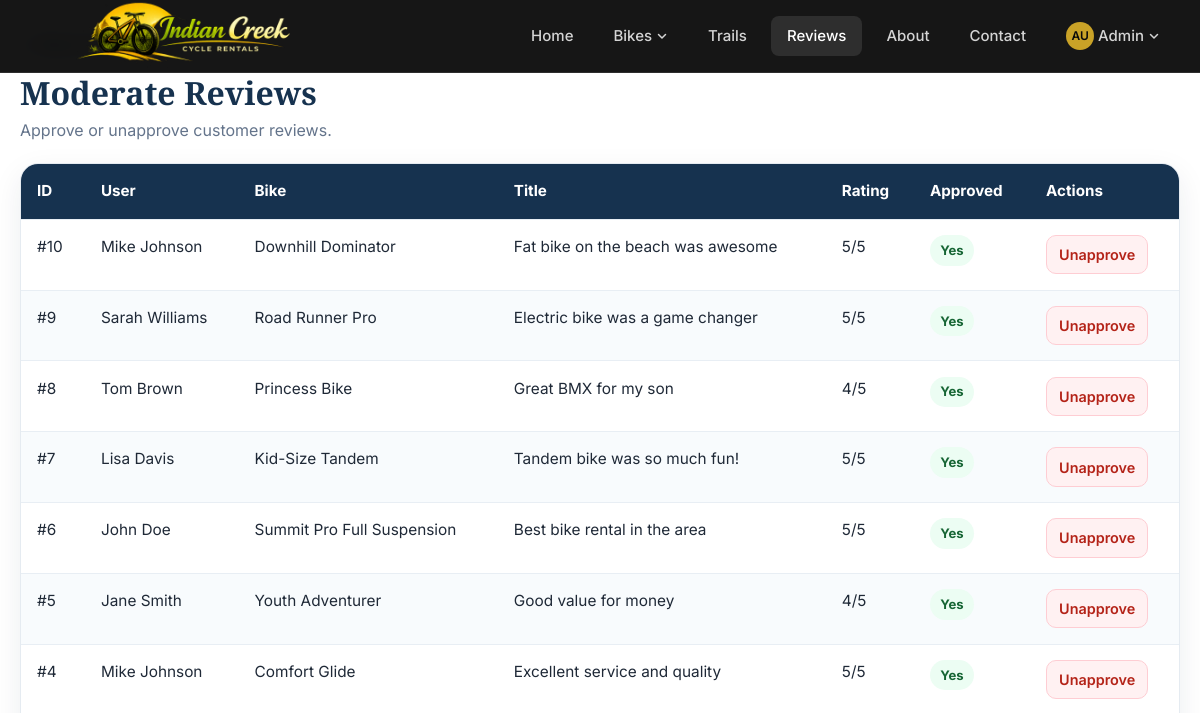
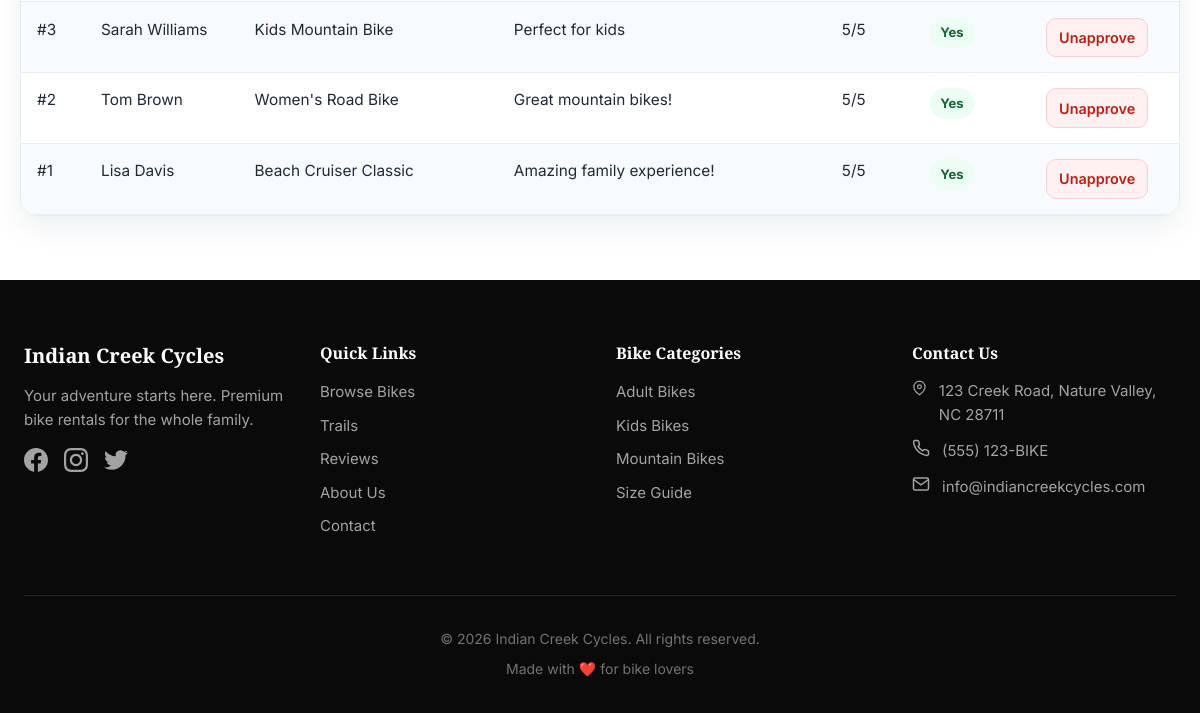
The page /admin-dashboard/reviews/ (signed in) on the database as committed earlier (2 pictures, top to bottom).
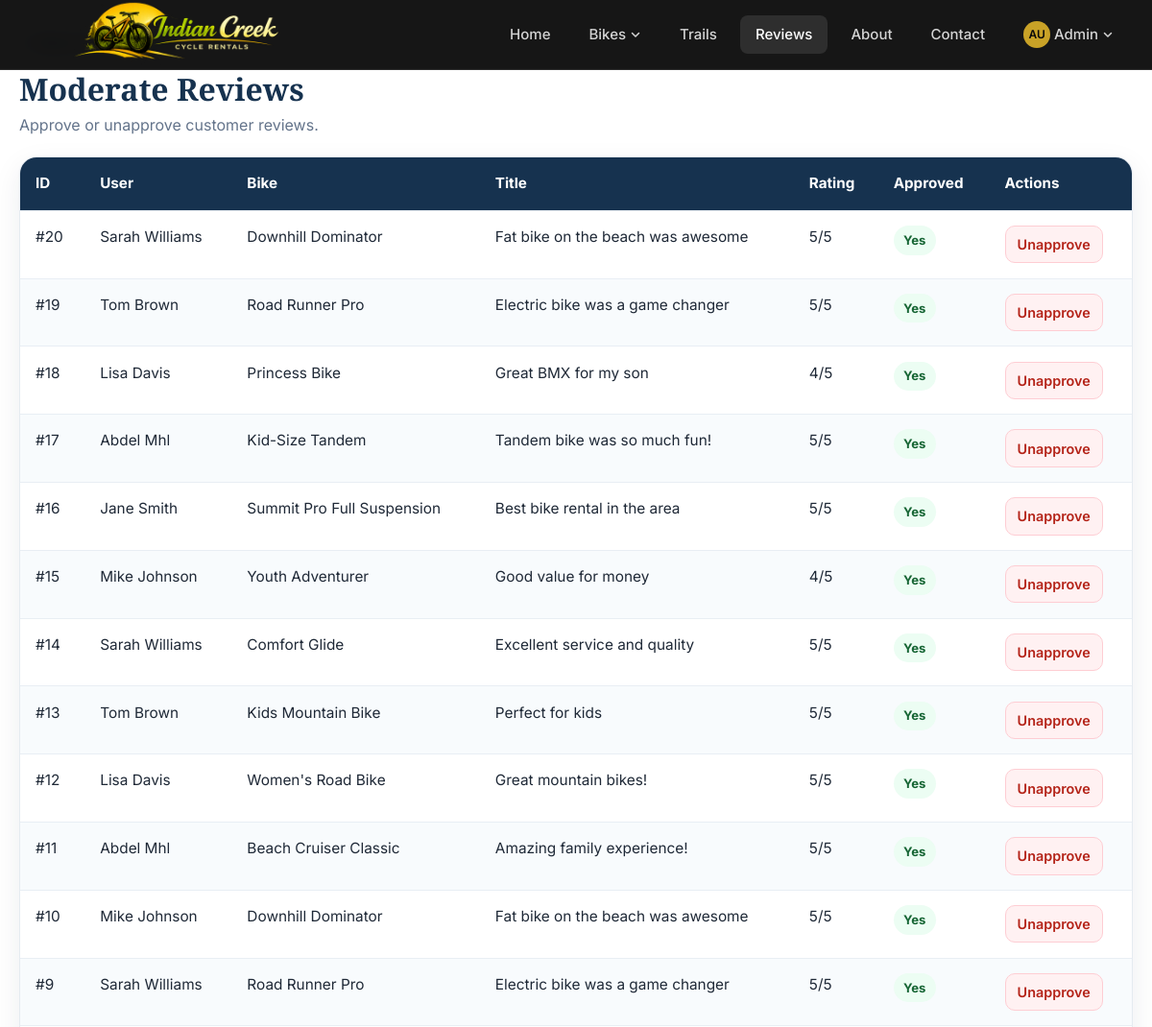
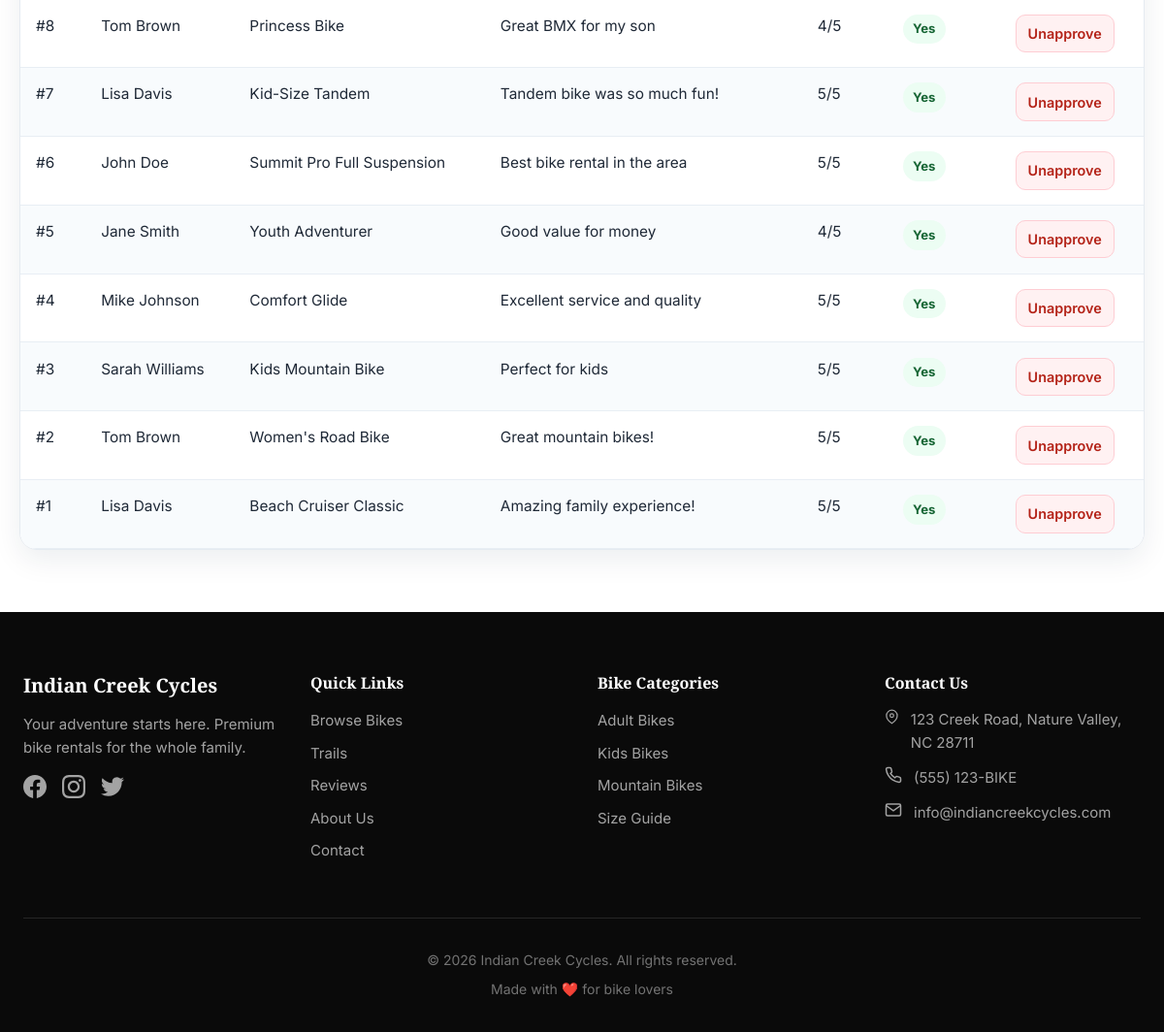
The same page on the database as committed later (2 pictures, top to bottom).
### accounts/models.py (models this page shows, shortened)
class User(AbstractUser):
    phone = models.CharField(max_length=20, blank=True)
    address = models.TextField(blank=True)
    city = models.CharField(max_length=100, blank=True)
    state = models.CharField(max_length=100, blank=True)
    zip_code = models.CharField(max_length=10, blank=True)
    date_of_birth = models.DateField(null=True, blank=True)
    emergency_contact_name = models.CharField(max_length=100, blank=True)
    emergency_contact_phone = models.CharField(max_length=20, blank=True)
    is_newsletter_subscribed = models.BooleanField(default=False)
    created_at = models.DateTimeField(auto_now_add=True)
    updated_at = models.DateTimeField(auto_now=True)
    class Meta:
        ordering = ['-date_joined']
    def get_full_name(self):
        return f"{self.first_name} {self.last_name}".strip() or self.username
    def get_initials(self):
        if self.first_name and self.last_name:
            return f"{self.first_name[0]}{self.last_name[0]}".upper()
        return self.username[:2].upper()

### reviews/models.py (models this page shows, shortened)
class Review(models.Model):
    user = models.ForeignKey(
        settings.AUTH_USER_MODEL,
        on_delete=models.CASCADE,
        related_name='reviews'
    )
    bike = models.ForeignKey(
        Bike,
        on_delete=models.CASCADE,
        related_name='reviews',
        null=True,
        blank=True
    )
    rating = models.PositiveIntegerField(
        validators=[MinValueValidator(1), MaxValueValidator(5)]
    )
    title = models.CharField(max_length=200)
    content = models.TextField()
    is_approved = models.BooleanField(default=False)
    is_featured = models.BooleanField(default=False)
    admin_response = models.TextField(blank=True)
    admin_response_date = models.DateTimeField(null=True, blank=True)
    helpful_count = models.PositiveIntegerField(default=0)
    created_at = models.DateTimeField(auto_now_add=True)
    updated_at = models.DateTimeField(auto_now=True)
    class Meta:
        ordering = ['-created_at']

### bikes/models.py (models this page shows, shortened)
class Bike(models.Model):
    BIKE_TYPES = [
        ('adult', 'Adult Bike'),
        ('kids', 'Kids Bike'),
        ('mountain', 'Mountain Bike'),
    ]
    name = models.CharField(max_length=200)
    slug = models.SlugField(unique=True)
    category = models.ForeignKey(
        BikeCategory,
        on_delete=models.CASCADE,
        related_name='bikes'
    )
    bike_type = models.CharField(max_length=20, choices=BIKE_TYPES)
    size = models.ForeignKey(
        BikeSize,
        on_delete=models.SET_NULL,
        null=True,
        blank=True,
        related_name='bikes'
    )
    description = models.TextField()
    features = models.TextField(help_text="List key features, one per line")
    price_per_day = models.DecimalField(max_digits=8, decimal_places=2)
    price_per_hour = models.DecimalField(max_digits=8, decimal_places=2, null=True, blank=True)
    image = models.ImageField(upload_to='bikes/', blank=True, null=True)
    is_available = models.BooleanField(default=True)
    is_maintenance = models.BooleanField(default=False, help_text="Bike is under maintenance")
    maintenance_note = models.TextField(blank=True, help_text="Reason for maintenance")
    quantity_total = models.PositiveIntegerField(default=1, help_text="Total bikes of this model")
    created_at = models.DateTimeField(auto_now_add=True)
    updated_at = models.DateTimeField(auto_now=True)
    class Meta:
        ordering = ['category', 'name']

### core/views.py (the view)
# urls.py: path("admin-dashboard/reviews/", views.admin_reviews, name="admin_reviews"),
@staff_member_required
def admin_reviews(request):
    reviews = Review.objects.select_related("user", "bike").order_by("-created_at")
    return render(request, "admin_dashboard/admin_reviews.html", {"reviews": reviews})

### templates/admin_dashboard/admin_reviews.html (shortened to what this page needs)
{% extends "admin_dashboard/base.html" %}
{% block content %}
<div class="admin-wrap">
    <a class="admin-back-link" href="{% url 'admin_dashboard' %}">← Back to Dashboard</a>
    <div class="admin-page-header">
        <div>
            <h1>Moderate Reviews</h1>
            <p>Approve or unapprove customer reviews.</p>
        </div>
    </div>
    <div class="admin-card">
        <div class="admin-table-wrap">
            <table class="admin-table">
                <thead>
                    <tr>
                        <th>ID</th>
                        <th>User</th>
                        <th>Bike</th>
                        <th>Title</th>
                        <th>Rating</th>
                        <th>Approved</th>
                        <th>Actions</th>
                    </tr>
                </thead>
                <tbody>
                    {% for review in reviews %}
                    <tr>
                        <td>#{{ review.id }}</td>
                        <td>{{ review.user.get_full_name|default:review.user.username }}</td>
                        <td>{% if review.bike %}{{ review.bike.name }}{% else %}—{% endif %}</td>
                        <td>{{ review.title }}</td>
                        <td>{{ review.rating }}/5</td>
                        <td>
                            <span class="boolean-pill {% if review.is_approved %}boolean-yes{% else %}boolean-no{% endif %}">
                                {% if review.is_approved %}Yes{% else %}No{% endif %}
                            </span>
                        </td>
                        <td>
                            <div class="admin-actions">
                                {% if not review.is_approved %}
                                    <a class="admin-btn admin-btn-success" href="{% url 'approve_review' review.id %}">Approve</a>
                                {% else %}
                                    <a class="admin-btn admin-btn-danger" href="{% url 'unapprove_review' review.id %}">Unapprove</a>
                                {% endif %}
                            </div>
                        </td>
                    </tr>
                    {% endfor %}
                </tbody>
            </table>
        </div>
    </div>
</div>
{% endblock %}

### templates/admin_dashboard/base.html (shortened to what this page needs)
{% extends "base.html" %}

### templates/base.html (shortened to what this page needs)
{% load static %}
<!DOCTYPE html>
<html lang="en">
<head>
    <link rel="stylesheet" href="{% static 'css/main.css' %}">
</head>
<body>
    <nav class="navbar" id="navbar">
        <div class="container">
            <a href="{% url 'home' %}" class="navbar-brand">
                <img src="{% static 'images/logo/logo-icc.png' %}" alt="Indian Creek Cycles" class="navbar-logo">
            </a>
            <ul class="navbar-nav" id="navbar-nav">
                <li class="nav-item">
                    <a href="{% url 'home' %}" class="nav-link {% if request.path == '/' %}active{% endif %}">Home</a>
                </li>
                <li class="nav-item has-dropdown">
                    <a href="{% url 'bike_list' %}" class="nav-link {% if '/bikes/' in request.path %}active{% endif %}">
                        Bikes
                        <svg class="dropdown-arrow" width="12" height="12" viewBox="0 0 12 12" fill="none">
                            <path d="M2.5 4.5L6 8L9.5 4.5" stroke="currentColor" stroke-width="1.5" stroke-linecap="round" stroke-linejoin="round"/>
                        </svg>
                    </a>
                </li>
                <li class="nav-item">
                    <a href="{% url 'trails' %}" class="nav-link {% if '/trails/' in request.path %}active{% endif %}">Trails</a>
                </li>
                <li class="nav-item">
                    <a href="{% url 'reviews' %}" class="nav-link {% if '/reviews/' in request.path %}active{% endif %}">Reviews</a>
                </li>
                <li class="nav-item">
                    <a href="{% url 'about' %}" class="nav-link {% if '/about/' in request.path %}active{% endif %}">About</a>
                </li>
                <li class="nav-item">
                    <a href="{% url 'contact' %}" class="nav-link {% if '/contact/' in request.path %}active{% endif %}">Contact</a>
                </li>
                {% if user.is_authenticated %}
                <li class="nav-item has-dropdown">
                    <a href="{% url 'profile' %}" class="nav-link {% if '/accounts/' in request.path %}active{% endif %}">
                        <span class="user-avatar">{{ user.get_initials }}</span>
                        {{ user.first_name|default:user.username }}
                        <svg class="dropdown-arrow" width="12" height="12" viewBox="0 0 12 12" fill="none">
                            <path d="M2.5 4.5L6 8L9.5 4.5" stroke="currentColor" stroke-width="1.5" stroke-linecap="round" stroke-linejoin="round"/>
                        </svg>
                    </a>
                </li>
                {% endif %}
            </ul>
        </div>
    </nav>
    <main>
        {% block content %}{% endblock %}
    </main>
    <footer class="footer">
        <div class="container">
            <div class="footer-grid">
                <div class="footer-section">
                    <h4 class="footer-title">Indian Creek Cycles</h4>
                    <p class="footer-text">Your adventure starts here. Premium bike rentals for the whole family.</p>
                    <div class="footer-social">
                        <a href="#" class="social-link" aria-label="Facebook">
                        </a>
                        <a href="#" class="social-link" aria-label="Instagram">
                        </a>
                        <a href="#" class="social-link" aria-label="Twitter">
                        </a>
                    </div>
                </div>
                <div class="footer-section">
                    <h5 class="footer-subtitle">Quick Links</h5>
                    <ul class="footer-links">
                        <li><a href="{% url 'bike_list' %}">Browse Bikes</a></li>
                        <li><a href="{% url 'trails' %}">Trails</a></li>
                        <li><a href="{% url 'reviews' %}">Reviews</a></li>
                        <li><a href="{% url 'about' %}">About Us</a></li>
                        <li><a href="{% url 'contact' %}">Contact</a></li>
                    </ul>
                </div>
                <div class="footer-section">
                    <h5 class="footer-subtitle">Bike Categories</h5>
                    <ul class="footer-links">
                        <li><a href="{% url 'adult_bikes' %}">Adult Bikes</a></li>
                        <li><a href="{% url 'kids_bikes' %}">Kids Bikes</a></li>
                        <li><a href="{% url 'mountain_bikes' %}">Mountain Bikes</a></li>
                        <li><a href="{% url 'bike_sizes' %}">Size Guide</a></li>
                    </ul>
                </div>
                <div class="footer-section">
                    <h5 class="footer-subtitle">Contact Us</h5>
                    <ul class="footer-contact">
                        <li>
                            <svg width="18" height="18" viewBox="0 0 24 24" fill="none" stroke="currentColor" stroke-width="2">
                                <path d="M21 10c0 7-9 13-9 13s-9-6-9-13a9 9 0 0118 0z"/>
                                <circle cx="12" cy="10" r="3"/>
                            </svg>
                            123 Creek Road, Nature Valley, NC 28711
                        </li>
                        <li>
                            (555) 123-BIKE
                        </li>
                        <li>
                            <svg width="18" height="18" viewBox="0 0 24 24" fill="none" stroke="currentColor" stroke-width="2">
                                <path d="M4 4h16c1.1 0 2 .9 2 2v12c0 1.1-.9 2-2 2H4c-1.1 0-2-.9-2-2V6c0-1.1.9-2 2-2z"/>
                                <polyline points="22,6 12,13 2,6"/>
                            </svg>
                            info@indiancreekcycles.com
                        </li>
                    </ul>
                </div>
            </div>
            <div class="footer-bottom">
                <p>&copy; {% now "Y" %} Indian Creek Cycles. All rights reserved.</p>
                <p class="footer-credit">Made with ❤️ for bike lovers</p>
            </div>
        </div>
    </footer>
</body>
</html>

### static/css/main.css (style rules this page uses)
:root { --color-primary: #1a472a; --color-primary-dark: #0d2916; --color-primary-light: #2d6a3e; --color-accent: #c9a227; --color-accent-dark: #a88420; --color-black: #0a0a0a; --color-white: #ffffff; --color-gray-100: #f5f5f5; --color-gray-200: #e5e5e5; --color-gray-300: #d4d4d4; --color-gray-400: #a3a3a3; --color-gray-500: #737373; --color-gray-600: #525252; --color-gray-700: #404040; --color-gray-800: #262626; --color-gray-900: #171717; --color-success: #22c55e; --color-warning: #f59e0b; --color-danger: #ef4444; --color-info: #3b82f6; --font-heading: 'Playfair Display', Georgia, serif; --font-body: 'Inter', -apple-system, BlinkMacSystemFont, sans-serif; --shadow-sm: 0 1px 2px 0 rgba(0, 0, 0, 0.05); --shadow-md: 0 4px 6px -1px rgba(0, 0, 0, 0.1), 0 2px 4px -1px rgba(0, 0, 0, 0.06); --shadow-lg: 0 10px 15px -3px rgba(0, 0, 0, 0.1), 0 4px 6px -2px rgba(0, 0, 0, 0.05); --shadow-xl: 0 20px 25px -5px rgba(0, 0, 0, 0.1), 0 10px 10px -5px rgba(0, 0, 0, 0.04); --radius-sm: 4px; --radius-md: 8px; --radius-lg: 12px; --radius-xl: 16px; --transition-fast: 150ms ease; --transition-normal: 250ms ease; --transition-slow: 350ms ease; }
*, *::before, *::after { box-sizing: border-box; margin: 0; padding: 0; }
html { scroll-behavior: smooth; }
body { font-family: var(--font-body); font-size: 16px; line-height: 1.6; color: var(--color-gray-800); background-color: var(--color-white); }
h1, h2, h3, h4, h5, h6 { font-family: var(--font-heading); font-weight: 600; line-height: 1.2; color: var(--color-black); }
a { color: var(--color-primary); text-decoration: none; transition: color var(--transition-fast); }
img { max-width: 100%; height: auto; }
.container { width: 100%; max-width: 1280px; margin: 0 auto; padding: 0 1.5rem; }
.navbar { position: fixed; top: 0; left: 0; right: 0; z-index: 1000; background: rgba(10, 10, 10, 0.95); backdrop-filter: blur(10px); border-bottom: 1px solid rgba(255, 255, 255, 0.1); }
.navbar .container { display: flex; align-items: center; justify-content: space-between; height: 72px; padding-left: 0.75rem; padding-right: 1.5rem; }
.navbar-brand { display: flex; align-items: center; gap: 0.5rem; margin-left: 0; padding: 0; flex-shrink: 0; }
.navbar-logo { height: 230px; width: auto; display: block; object-fit: contain; flex-shrink: 0; }
.navbar-nav { display: flex; align-items: center; gap: 0.5rem; list-style: none; }
.nav-item { position: relative; }
.nav-link { display: flex; align-items: center; gap: 0.25rem; padding: 0.5rem 1rem; color: var(--color-gray-300); font-size: 0.9375rem; font-weight: 500; border-radius: var(--radius-md); transition: all var(--transition-fast); }
.nav-link:hover, .nav-link.active { color: var(--color-white); background: rgba(255, 255, 255, 0.1); }
.user-avatar { display: flex; align-items: center; justify-content: center; width: 28px; height: 28px; background: var(--color-accent); color: var(--color-black); font-size: 0.75rem; font-weight: 600; border-radius: 50%; }
.dropdown-arrow { transition: transform var(--transition-fast); }
.footer { padding: 4rem 0 2rem; background: var(--color-black); color: var(--color-gray-300); }
.footer-grid { display: grid; grid-template-columns: repeat(auto-fit, minmax(200px, 1fr)); gap: 2rem; margin-bottom: 3rem; }
.footer-title { font-size: 1.25rem; color: var(--color-white); margin-bottom: 1rem; }
.footer-subtitle { font-size: 1rem; color: var(--color-white); margin-bottom: 1rem; }
.footer-text { font-size: 0.9375rem; color: var(--color-gray-400); margin-bottom: 1rem; }
.footer-social { display: flex; gap: 1rem; }
.social-link { color: var(--color-gray-400); transition: color var(--transition-fast); }
.footer-links { list-style: none; }
.footer-links li { margin-bottom: 0.5rem; }
.footer-links a { color: var(--color-gray-400); font-size: 0.9375rem; }
.footer-contact { list-style: none; }
.footer-contact li { display: flex; align-items: flex-start; gap: 0.75rem; margin-bottom: 0.75rem; font-size: 0.9375rem; color: var(--color-gray-400); }
.footer-bottom { padding-top: 2rem; border-top: 1px solid var(--color-gray-800); text-align: center; font-size: 0.875rem; color: var(--color-gray-500); }
.footer-credit { margin-top: 0.5rem; }

Rows that differ between the two databases and show on the page:
added Review: id "20", user.get_full_name "Sarah Williams", bike.name "Downhill Dominator", title "Fat bike on the beach was awesome", rating "5", is_approved "Yes"
added Review: id "19", user.get_full_name "Tom Brown", bike.name "Road Runner Pro", title "Electric bike was a game changer", rating "5", is_approved "Yes"
added Review: id "18", user.get_full_name "Lisa Davis", bike.name "Princess Bike", title "Great BMX for my son", rating "4", is_approved "Yes"
added Review: id "17", user.get_full_name "Abdel Mhl", bike.name "Kid-Size Tandem", title "Tandem bike was so much fun!", rating "5", is_approved "Yes"
added Review: id "16", user.get_full_name "Jane Smith", bike.name "Summit Pro Full Suspension", title "Best bike rental in the area", rating "5", is_approved "Yes"
added Review: id "15", user.get_full_name "Mike Johnson", bike.name "Youth Adventurer", title "Good value for money", rating "4", is_approved "Yes"
added Review: id "14", user.get_full_name "Sarah Williams", bike.name "Comfort Glide", title "Excellent service and quality", rating "5", is_approved "Yes"
added Review: id "13", user.get_full_name "Tom Brown", bike.name "Kids Mountain Bike", title "Perfect for kids", rating "5", is_approved "Yes"
added Review: id "12", user.get_full_name "Lisa Davis", bike.name "Women's Road Bike", title "Great mountain bikes!", rating "5", is_approved "Yes"
added Review: id "11", user.get_full_name "Abdel Mhl", bike.name "Beach Cruiser Classic", title "Amazing family experience!", rating "5", is_approved "Yes"
